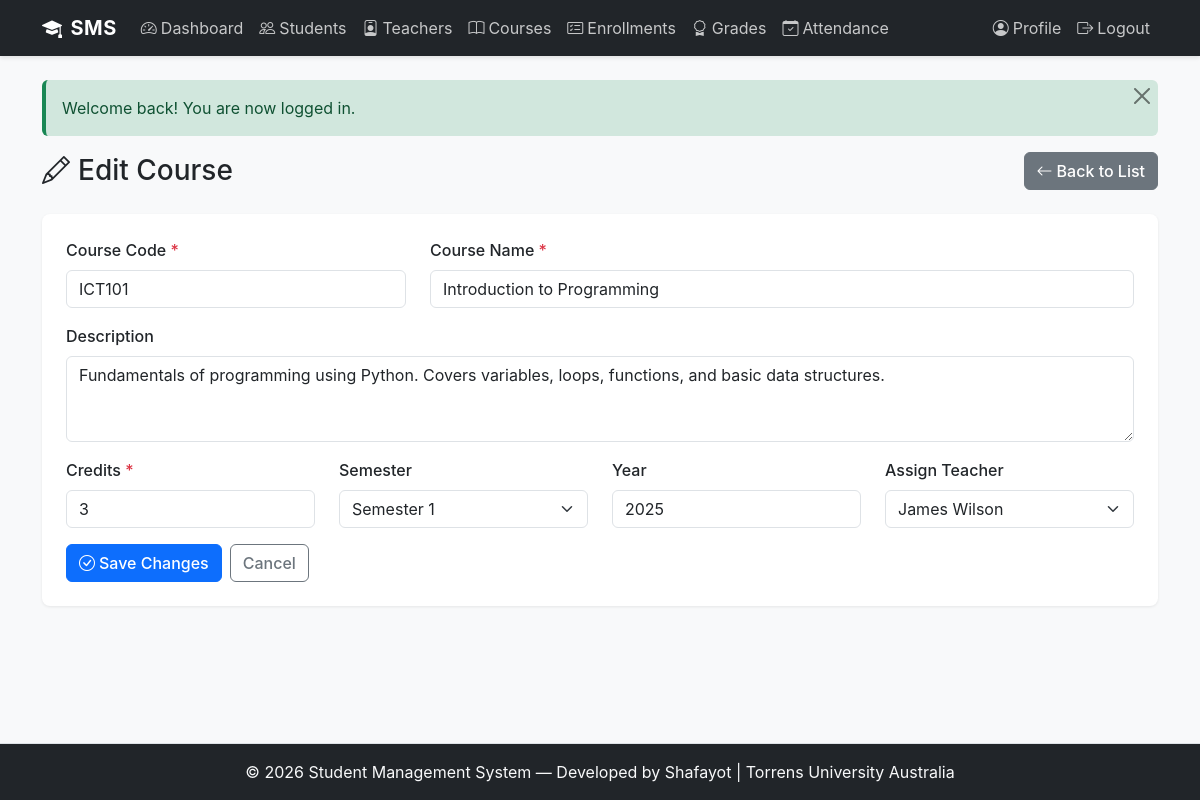
Page /public/courses/edit.php?id=1 (signed in) on the committed database.
### tables this page shows
CREATE TABLE courses (
    id INT AUTO_INCREMENT PRIMARY KEY,
    course_code VARCHAR(20) NOT NULL UNIQUE,
    course_name VARCHAR(100) NOT NULL,
    description TEXT NULL,
    credits INT NOT NULL DEFAULT 3,
    teacher_id INT NULL,
    semester ENUM('1', '2', 'summer') NOT NULL DEFAULT '1',
    year YEAR NOT NULL,
    created_at DATETIME NOT NULL DEFAULT CURRENT_TIMESTAMP,
    FOREIGN KEY (teacher_id) REFERENCES teachers(id) ON DELETE SET NULL,
    INDEX idx_course_code (course_code),
    INDEX idx_teacher_id (teacher_id)
);

CREATE TABLE teachers (
    id INT AUTO_INCREMENT PRIMARY KEY,
    user_id INT NOT NULL,
    employee_number VARCHAR(20) NOT NULL UNIQUE,
    first_name VARCHAR(50) NOT NULL,
    last_name VARCHAR(50) NOT NULL,
    department VARCHAR(100) NULL,
    phone VARCHAR(20) NULL,
    hire_date DATE NOT NULL,
    created_at DATETIME NOT NULL DEFAULT CURRENT_TIMESTAMP,
    FOREIGN KEY (user_id) REFERENCES users(id) ON DELETE CASCADE,
    INDEX idx_user_id (user_id),
    INDEX idx_employee_number (employee_number)
);

### includes/db.php (called while the page is built, shortened)
<?php
class Database {
    private static $instance = null;
    public static function get_connection() {
        if (self::$instance === null) {
            try {
                $dsn = 'mysql:host=' . DB_HOST . ';dbname=' . DB_NAME . ';charset=' . DB_CHARSET;
                $options = [
                    PDO::ATTR_ERRMODE            => PDO::ERRMODE_EXCEPTION,
                    PDO::ATTR_DEFAULT_FETCH_MODE  => PDO::FETCH_ASSOC,
                    PDO::ATTR_EMULATE_PREPARES    => false,
                ];
                self::$instance = new PDO($dsn, DB_USER, DB_PASS, $options);
            } catch (PDOException $e) {
                error_log('Database connection failed: ' . $e->getMessage());
                die('Sorry, we could not connect to the database. Please try again later.');
            }
        }
        return self::$instance;
    }
    public static function query($sql, $params = []) {
        try {
            $pdo = self::get_connection();
            $stmt = $pdo->prepare($sql);
            $stmt->execute($params);
            return $stmt;
        } catch (PDOException $e) {
            error_log('Query failed: ' . $e->getMessage());
            die('Sorry, a database error occurred. Please try again later.');
        }
    }
    public static function fetch_all($sql, $params = []) {
        $stmt = self::query($sql, $params);
        return $stmt->fetchAll();
    }
    public static function fetch_one($sql, $params = []) {
        $stmt = self::query($sql, $params);
        return $stmt->fetch();
    }
}

### includes/functions.php (called while the page is built, shortened)
<?php
function sanitize($string) {
    return htmlspecialchars($string, ENT_QUOTES, 'UTF-8');
}

### public/courses/edit.php (the view, shortened to what this page needs)
<?php
require_once __DIR__ . '/../../includes/header.php';
$course_id = intval($_GET['id'] ?? 0);
$course = Database::fetch_one("SELECT * FROM courses WHERE id = ?", [$course_id]);
$teachers = Database::fetch_all(
    "SELECT t.id, t.first_name, t.last_name, t.department
     FROM teachers t JOIN users u ON t.user_id = u.id
     WHERE u.is_active = 1 ORDER BY t.first_name"
);
$form = [
    'course_code' => $course['course_code'],
    'course_name' => $course['course_name'],
    'description' => $course['description'],
    'credits'     => $course['credits'],
    'teacher_id'  => $course['teacher_id'],
    'semester'    => $course['semester'],
    'year'        => $course['year'],
];
?>
<div class="d-flex justify-content-between align-items-center mb-4">
    <h1 class="h3 mb-0"><i class="bi bi-pencil me-2"></i>Edit Course</h1>
    <a href="<?php echo BASE_URL; ?>/courses/list.php" class="btn btn-secondary">
        <i class="bi bi-arrow-left me-1"></i>Back to List
    </a>
</div>
<div class="card">
    <div class="card-body">
        <form method="POST">
            <div class="row mb-3">
                <div class="col-md-4">
                    <label for="course_code" class="form-label">Course Code <span class="text-danger">*</span></label>
                    <input type="text" class="form-control" id="course_code" name="course_code"
                           value="<?php echo sanitize($form['course_code']); ?>" required>
                </div>
                <div class="col-md-8">
                    <label for="course_name" class="form-label">Course Name <span class="text-danger">*</span></label>
                    <input type="text" class="form-control" id="course_name" name="course_name"
                           value="<?php echo sanitize($form['course_name']); ?>" required>
                </div>
            </div>
            <div class="mb-3">
                <label for="description" class="form-label">Description</label>
                <textarea class="form-control" id="description" name="description" rows="3"><?php echo sanitize($form['description']); ?></textarea>
            </div>
            <div class="row mb-3">
                <div class="col-md-3">
                    <label for="credits" class="form-label">Credits <span class="text-danger">*</span></label>
                    <input type="number" class="form-control" id="credits" name="credits"
                           value="<?php echo intval($form['credits']); ?>" min="1" max="12" required>
                </div>
                <div class="col-md-3">
                    <label for="semester" class="form-label">Semester</label>
                    <select class="form-select" id="semester" name="semester">
                        <option value="1" <?php echo ($form['semester'] === '1') ? 'selected' : ''; ?>>Semester 1</option>
                    </select>
                </div>
                <div class="col-md-3">
                    <label for="year" class="form-label">Year</label>
                    <input type="number" class="form-control" id="year" name="year"
                           value="<?php echo intval($form['year']); ?>" min="2020" max="2030">
                </div>
                <div class="col-md-3">
                    <label for="teacher_id" class="form-label">Assign Teacher</label>
                    <select class="form-select" id="teacher_id" name="teacher_id">
                        <?php foreach ($teachers as $t): ?>
                            <option value="<?php echo $t['id']; ?>"
                                <?php echo ($form['teacher_id'] == $t['id']) ? 'selected' : ''; ?>>
                                <?php echo sanitize($t['first_name'] . ' ' . $t['last_name']); ?>
                            </option>
                        <?php endforeach; ?>
                    </select>
                </div>
            </div>
            <div class="d-flex gap-2">
                <button type="submit" class="btn btn-primary"><i class="bi bi-check-circle me-1"></i>Save Changes</button>
                <a href="<?php echo BASE_URL; ?>/courses/view.php?id=<?php echo $course_id; ?>" class="btn btn-outline-secondary">Cancel</a>
            </div>
        </form>
    </div>
</div>
<?php require_once __DIR__ . '/../../includes/footer.php'; ?>

### assets/css/style.css (style rules this page uses)
:root { --primary-color: #0d6efd; --secondary-color: #6c757d; --success-color: #198754; --danger-color: #dc3545; --warning-color: #ffc107; --info-color: #0dcaf0; --light-color: #f8f9fa; --dark-color: #212529; }
body { font-family: -apple-system, BlinkMacSystemFont, 'Segoe UI', Roboto, 'Helvetica Neue', Arial, sans-serif; background-color: #f8f9fa; min-height: 100vh; display: flex; flex-direction: column; }
.form-label { font-weight: 500; color: #212529; margin-bottom: 0.5rem; }
.form-control, .form-select { border: 1px solid #dee2e6; border-radius: 0.375rem; transition: border-color 0.2s ease, box-shadow 0.2s ease; }
.btn { border-radius: 0.375rem; font-weight: 500; transition: all 0.2s ease; }
.btn-primary { background-color: var(--primary-color); border-color: var(--primary-color); }
.card { border: none; border-radius: 0.5rem; box-shadow: 0 1px 3px rgba(0, 0, 0, 0.08); margin-bottom: 1.5rem; }
.card-body { padding: 1.5rem; }
.d-flex { display: flex; }
.justify-content-between { justify-content: space-between; }
.align-items-center { align-items: center; }
.gap-2 { gap: 0.5rem; }
.mb-3 { margin-bottom: 1rem; }

### rows in the picture
courses: course_code "ICT101", course_name "Introduction to Programming", description "Fundamentals of programming using Python. Covers variables, loops, functions, and basic data structures.", credits "3", semester "Semester 1", year "2025", teacher_id "James Wilson"

### other values in the picture
$message "Welcome back! You are now logged in."
